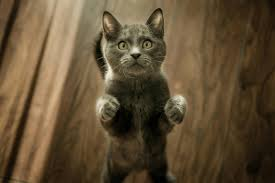
#> input picture im/tom.jpeg, 275 x 183 px
$ python histogram.py
#> lines starting #> are read from the running program, lines starting #| are printed output that depends on the picture
import cv2 as cv
import pandas as pd
import numpy as np

import matplotlib.pyplot as plt
from matplotlib.pyplot import *
img=cv.imread('im/tom.jpeg')
#> img is the input picture: shape (183, 275, 3); mean B, G, R 52.9, 79.2, 97.2

#Grayscale histogram
gray=cv.cvtColor(img,cv.COLOR_BGR2GRAY)
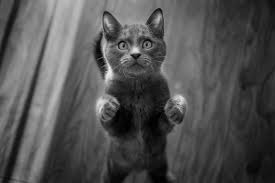
#> gray: shape (183, 275); min 0, max 245, mean 81.6

histogram=cv.calcHist([gray],[0],None,[256],[0,256])
#> histogram = 256 values, max 575 at index 43, min 0 at index 231, mean 196.6
plt.figure()
plt.title("Grayscale Histogram")
plt.xlabel("Bins")
plt.ylabel("# of Pixels")
plt.xlim([0,256])
plt.plot(histogram)
plt.show()
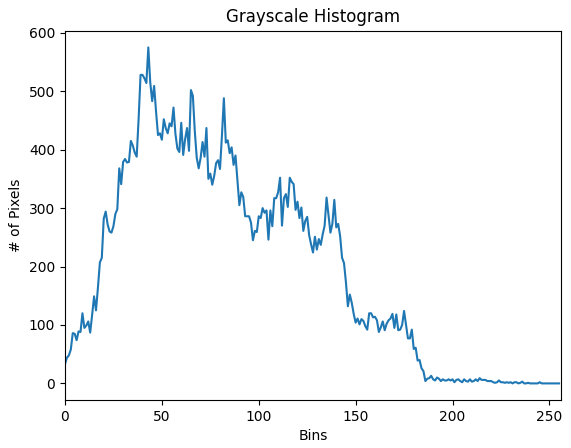
#> figure drawn by matplotlib, 1 panel; curve peaks at x = 43, y = 575

# Colour histogram
colors=('b','g','r')
for i,color in enumerate(colors):
    histogram=cv.calcHist([img],[i],None,[256],[0,256])
    plt.plot(histogram,color=color)
    plt.xlim([0,256])
    plt.xlabel("Bins")
    plt.ylabel("# of Pixels")

plt.show()
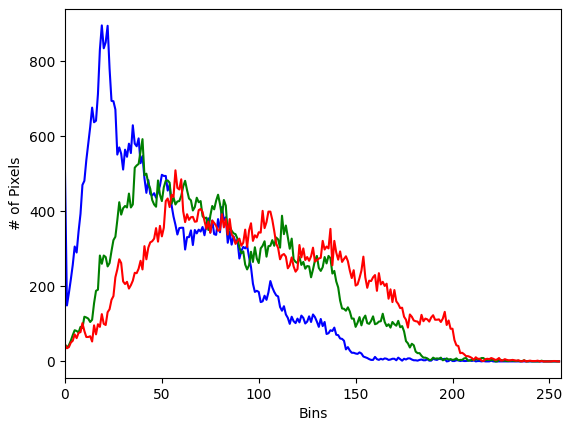
#> figure drawn by matplotlib, 1 panel; curve peaks at x = 19, y = 895; curve peaks at x = 40, y = 592; curve peaks at x = 57, y = 509


cv.waitKey(0)

$ run again, with im/jerry.jpeg copied over im/tom.jpeg
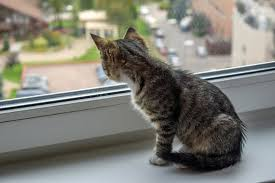
#> input picture im/jerry.jpeg, 275 x 183 px
#> img is the input picture: shape (183, 275, 3); mean B, G, R 118.7, 127.4, 128.2
#> `gray=cv.cvtColor(img,cv.COLOR_BGR2GRAY)`:
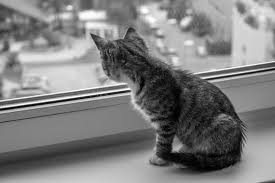
#> gray: shape (183, 275); min 0, max 255, mean 126.6
#> histogram = 256 values, max 873 at index 130, min 3 at index 255, mean 196.6
#> `plt.show()`:
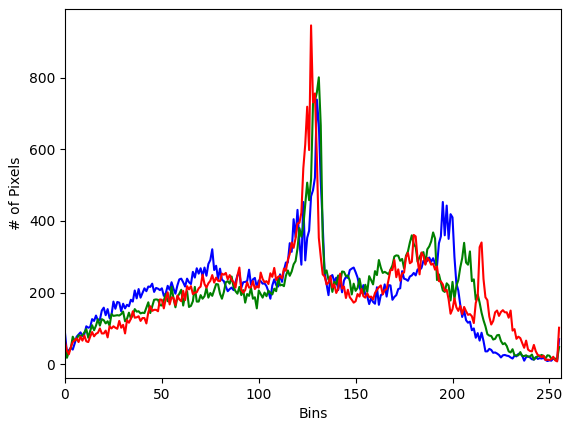
#> figure drawn by matplotlib, 1 panel; curve peaks at x = 130, y = 739; curve peaks at x = 131, y = 801; curve peaks at x = 127, y = 946
